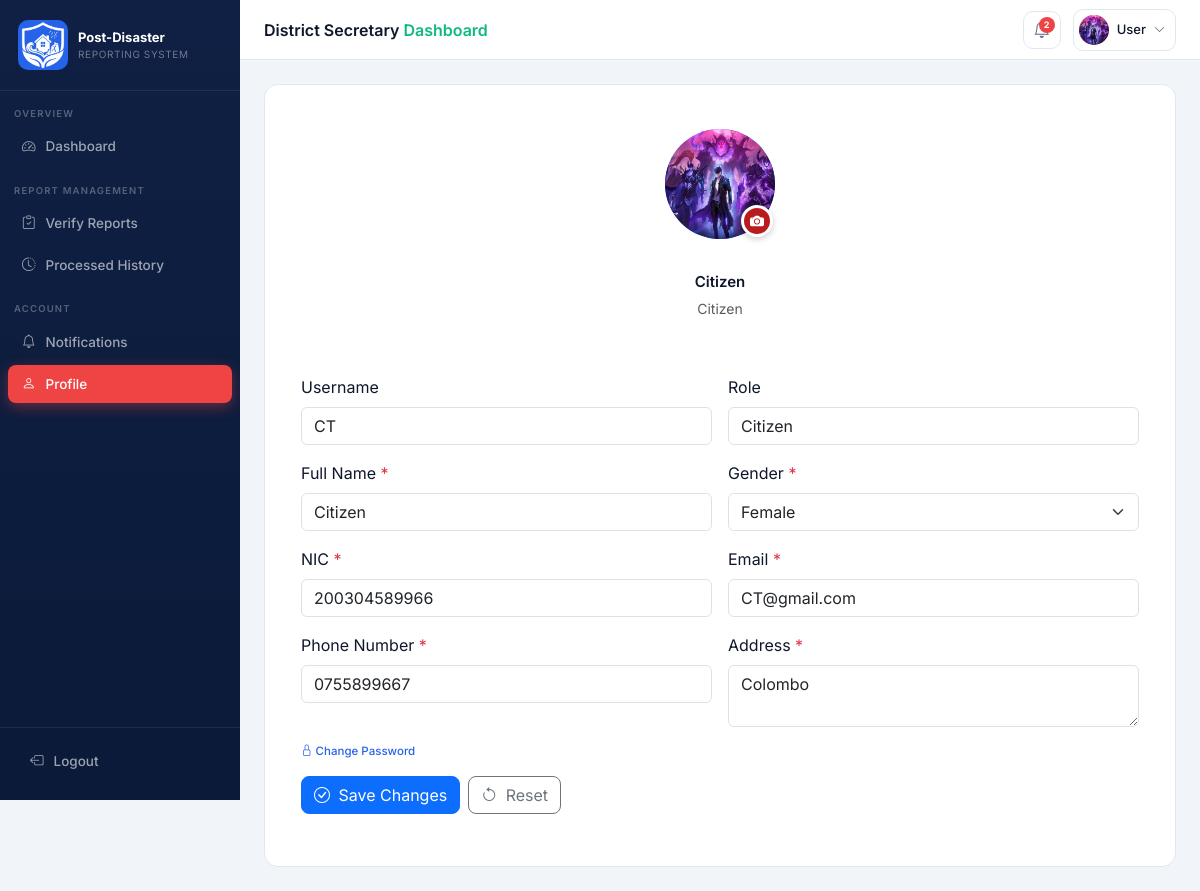
The app's page /districtSecretary/DSprofileForm.php (signed in), older data.
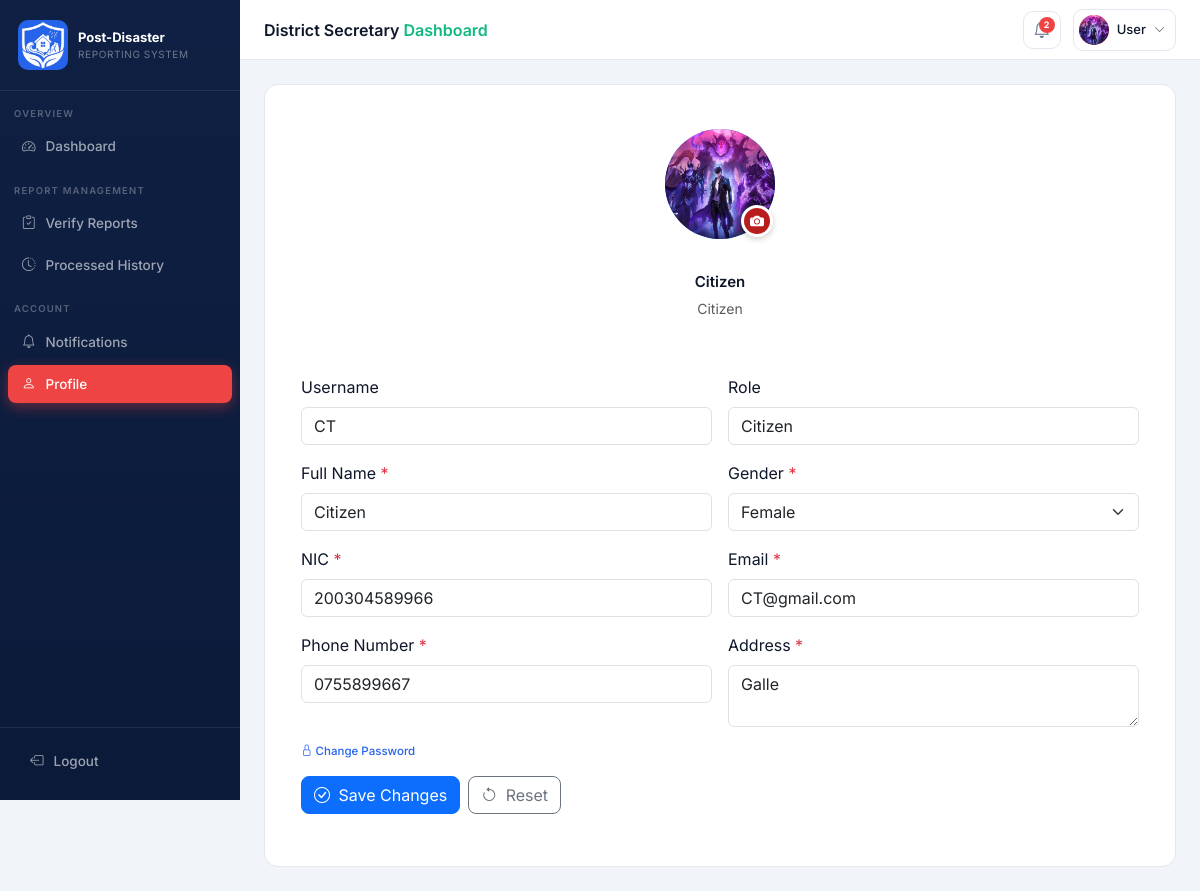
The same page, newer data.
### tables this page shows
CREATE TABLE `users` (
  `User_ID` int(11) NOT NULL,
  `Username` varchar(50) NOT NULL,
  `Password` varchar(255) NOT NULL,
  `Full_Name` varchar(100) NOT NULL,
  `Gender` enum('Male','Female','Other') DEFAULT NULL,
  `NIC` varchar(20) NOT NULL,
  `Email` varchar(100) NOT NULL,
  `Phone_Number` varchar(20) DEFAULT NULL,
  `Address` varchar(255) DEFAULT NULL,
  `Role_ID` int(11) NOT NULL,
  `User_Status` enum('Active','Banned') NOT NULL DEFAULT 'Active',
  `Created_Date` datetime NOT NULL DEFAULT current_timestamp(),
  `Profile_Picture` varchar(255) NOT NULL DEFAULT 'Default.png'
);

### classes/User.php (called while the page is built, shortened)
<?php
class User
{
    public function getUserById($userID)
    {
        try {
            include '../DBconnection.php';
            $sql = "SELECT User_ID, Username, Full_Name, Gender, NIC,
                        Email, Phone_Number, Address, Role_ID
                    FROM users
                    WHERE User_ID = ?";
            $stmt = mysqli_prepare($con, $sql);
            mysqli_stmt_bind_param($stmt, "i", $userID);
            mysqli_stmt_execute($stmt);
            $result = mysqli_stmt_get_result($stmt);
            if ($result && mysqli_num_rows($result) > 0) {
                return mysqli_fetch_assoc($result);
            } else {
                throw new Exception("User not found.");
            }
        } catch (Exception $e) {
            return [
                "success" => false,
                "message" => $e->getMessage()
            ];
        } finally {
            if (isset($stmt)) {
                mysqli_stmt_close($stmt);
            }
            if (isset($con)) {
                mysqli_close($con);
            }
        }
    }
    public function getUserProfilePicture($userID)
    {
        try {
            include '../DBconnection.php';
            $sql = "SELECT Profile_Picture
                    FROM users
                    WHERE User_ID = ?";
            $stmt = mysqli_prepare($con, $sql);
            mysqli_stmt_bind_param($stmt, "i", $userID);
            mysqli_stmt_execute($stmt);
            $result = mysqli_stmt_get_result($stmt);
            if ($result && mysqli_num_rows($result) > 0) {
                $row = mysqli_fetch_assoc($result);
                return $row['Profile_Picture'];
            } else {
                throw new Exception("User not found.");
            }
        } catch (Exception $e) {
            return [
                "success" => false,
                "message" => $e->getMessage()
            ];
        } finally {
            if (isset($stmt)) {
                mysqli_stmt_close($stmt);
            }
            if (isset($con)) {
                mysqli_close($con);
            }
        }
    }
}
?>

### userData.php (called while the page is built, shortened)
<?php
    include_once __DIR__ . '/classes/User.php';
    if(isset($_SESSION['username']))
    {
        if(isset($_SESSION['user_Id']) || $_SESSION['user_Id'] != null)
        {
            $userId = $_SESSION['user_Id'];
        }
        else
        {
            die("unauthorized");
        }
        $roleId = $_SESSION['role_Id'];
        $userForPic = new User();
        $profilePicResult = $userForPic->getUserProfilePicture($userId);
        $profilePicFile = (is_array($profilePicResult) && isset($profilePicResult['success']) && $profilePicResult['success'] === false)
            ? null
            : $profilePicResult;
        if(isset($_SESSION['role_Id']))
        {
            switch($roleId)
            {
                case 3:
                $role = "Citizen";
                break;
            }
        }
        else
        {
            header('Location:LoginForm.php');
            die();
        }
    }
    else
    {
         header("Location:LoginForm.php") ;
         exit();
    }
?>

### districtSecretary/DSprofileForm.php (the view, shortened to what the changed rows need)
<?php
    include '../userData.php';
    $user = new User();
    $userRecord = $user->getUserById($userId);
?>
<html lang="en">
<head>
  <link href="https://cdnjs.cloudflare.com/ajax/libs/bootstrap/5.3.3/css/bootstrap.min.css" rel="stylesheet" />
  <link href="https://cdnjs.cloudflare.com/ajax/libs/bootstrap-icons/1.11.3/font/bootstrap-icons.min.css" rel="stylesheet"/>
  <link href="../style.css" rel="stylesheet" />
</head>
<body>
<header id="topbar">
    <div class="user-pill" onclick="window.location.href='DSProfileForm.php';">
        <div class="user-avatar admin-avatar">
            <?php if (!empty($profilePicFile)): ?>
                <img src="../uploads/Profile_Pic/<?php echo htmlspecialchars($profilePicFile); ?>" alt="" style="width:100%;height:100%;object-fit:cover;border-radius:50%;">
            <?php else: ?>
                <i class="bi bi-person-fill"></i>
            <?php endif; ?>
        </div>
    </div>
</header>
<main id="main">
<div class="panel">
    <div class="panel-header justify-content-center flex-column text-center py-4">
      <form action="DSprofile.php" method="POST" enctype="multipart/form-data" id="profilePicForm">
          <div class="profile-avatar-lg mb-3 profile-avatar-wrap">
              <?php if (!empty($profilePicFile)): ?>
                  <img src="../uploads/Profile_Pic/<?php echo htmlspecialchars($profilePicFile); ?>"
                       alt="Profile Picture" class="profile-avatar-img">
              <?php else: ?>
                  <i class="bi bi-person-fill"></i>
              <?php endif; ?>
              <label for="profilePicInput" class="avatar-edit-btn" title="Update profile picture">
                  <i class="bi bi-camera-fill"></i>
              </label>
          </div>
      </form>
      <div class="panel-title justify-content-center">
        <?php echo htmlspecialchars($userRecord['Full_Name']); ?>
      </div>
      <div class="text-muted small mt-1"><?php echo htmlspecialchars($role); ?></div>
    </div>
    <form id="profile-form" novalidate>
      <div class="row g-3 p-3">
        <div class="col-md-6">
          <label class="form-label">Username</label>
          <input type="text" class="form-control" id="userName" name="userName"
                 value="<?php echo htmlspecialchars($userRecord['Username']); ?>" readonly>
        </div>
        <div class="col-md-6">
          <label class="form-label">Full Name <span class="text-danger">*</span></label>
          <input type="text" class="form-control" id="fullName" name="fullName"
                 value="<?php echo htmlspecialchars($userRecord['Full_Name']); ?>" required>
        </div>
        <div class="col-md-6">
          <label class="form-label">Gender <span class="text-danger">*</span></label>
          <select class="form-select" id="gender" name="gender" required>
            <?php foreach (['Male', 'Female', 'Other'] as $g): ?>
              <option value="<?php echo $g; ?>" <?php echo ($userRecord['Gender'] === $g) ? 'selected' : ''; ?>>
                <?php echo $g; ?>
              </option>
            <?php endforeach; ?>
          </select>
        </div>
        <div class="col-md-6">
          <label class="form-label">NIC <span class="text-danger">*</span></label>
          <input type="text" class="form-control" id="NIC" name="NIC"
                 value="<?php echo htmlspecialchars($userRecord['NIC']); ?>" required>
        </div>
        <div class="col-md-6">
          <label class="form-label">Email <span class="text-danger">*</span></label>
          <input type="email" class="form-control" id="email" name="email"
                 value="<?php echo htmlspecialchars($userRecord['Email']); ?>" required>
        </div>
        <div class="col-md-6">
          <label class="form-label">Phone Number <span class="text-danger">*</span></label>
          <input type="tel" class="form-control" id="phoneNo" name="phoneNo"
                 value="<?php echo htmlspecialchars($userRecord['Phone_Number']); ?>" required>
        </div>
        <div class="col-md-6">
          <label class="form-label">Address <span class="text-danger">*</span></label>
          <textarea class="form-control" id="address" name="address" rows="2" required><?php
              echo htmlspecialchars($userRecord['Address']);
          ?></textarea>
        </div>
      </div>
    </form>
  </div>
</main>
</body>
</html>

Row changes from the older to the newer data that the page shows:
changed users "Citizen": address "Colombo" → "Galle"
